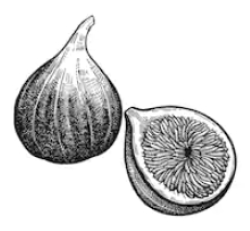
#> input picture paper/Computer_Society_LaTeX_template/dad_case_contactsheet.png, 250 x 231 px
$ python -i make_emnlp_oral_figures.py   (imports and definitions only)
#> lines starting #> are read from the running program, lines starting #| are printed output that depends on the picture
#!/usr/bin/env python3
"""Build paper-facing EMNLP figures for the oral-readiness candidate.

The framework figure may use a GPT Image 2 bitmap as a subdued visual base, but
all scientific labels and geometry are drawn deterministically here.
"""

from __future__ import annotations

from pathlib import Path

import matplotlib.pyplot as plt
from matplotlib.patches import FancyArrowPatch, FancyBboxPatch, Rectangle
from PIL import Image, ImageEnhance


ROOT = Path(__file__).resolve().parents[2]
FIG_DIR = ROOT / "paper" / "figures"
OUT_DIR = Path(__file__).resolve().parent / "gpt_image2_framework" / "outputs"

W, H = 2400, 1220


COLORS = {
    "ink": "#1f2937",
    "muted": "#667085",
    "line": "#344054",
    "grid": "#d0d5dd",
    "bg": "#fbfcfd",
    "blue": "#1d70b8",
    "purple": "#7357b8",
    "amber": "#c45f0b",
    "red": "#c9341f",
    "teal": "#008d75",
    "green": "#0b7a53",
}


def latest_image2_base() -> Path | None:
    candidates = sorted(OUT_DIR.glob("*/insight_teaser_00.png"))
    return candidates[-1] if candidates else None


def prep_background(base_path: Path | None) -> Image.Image:
    bg = Image.new("RGB", (W, H), COLORS["bg"])
    if not base_path:
        return bg

    img = Image.open(base_path).convert("RGB")
#> img is the input picture: PIL image 250x231 RGB; min 0, max 255, mean 214.6
    scale = max(W / img.width, H / img.height)
#> scale = 9.6
    resized = img.resize((int(img.width * scale), int(img.height * scale)))
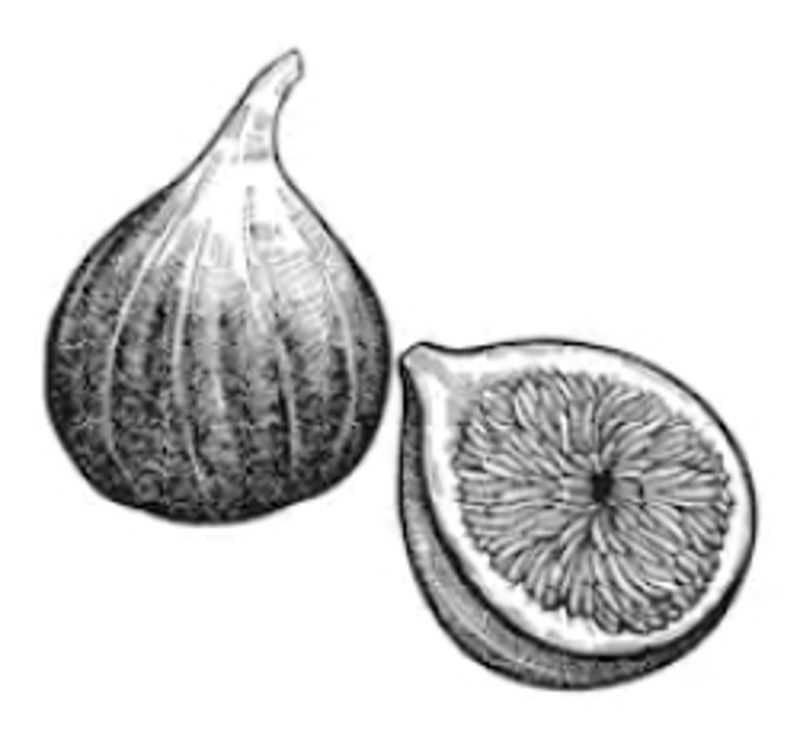
#> resized: PIL image 2400x2217 RGB (shown at 1/3 size); min 0, max 255, mean 214.5
    left = (resized.width - W) // 2
#> left = 0
    top = (resized.height - H) // 2
#> top = 498
    crop = resized.crop((left, top, left + W, top + H))
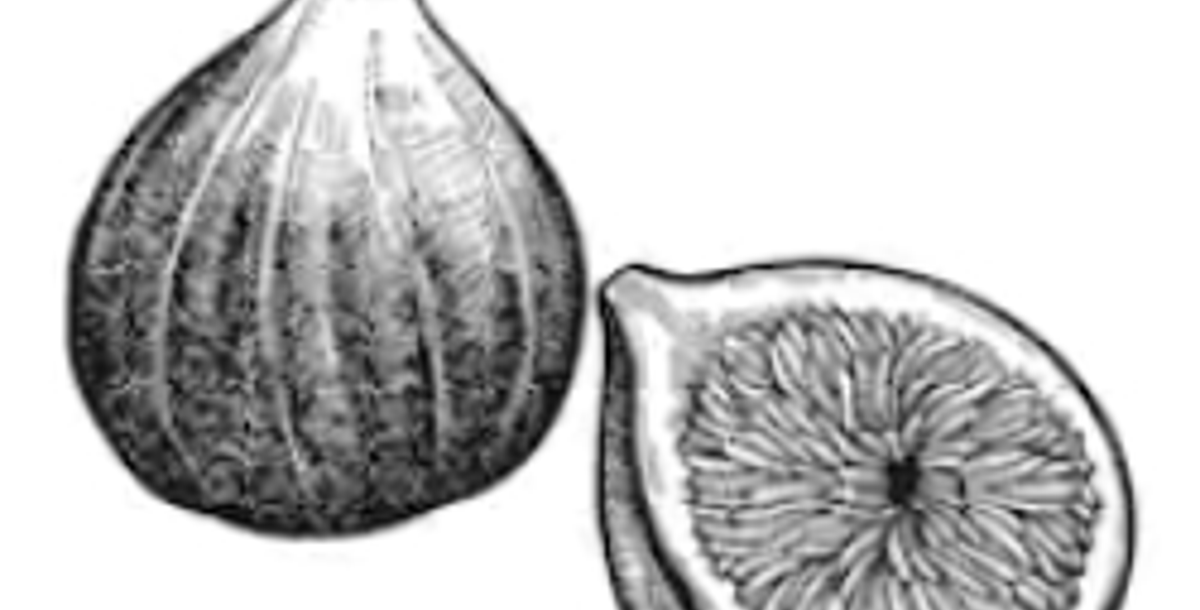
#> crop: PIL image 2400x1220 RGB (shown at 1/2 size); min 0, max 255, mean 193.8
    crop = ImageEnhance.Color(crop).enhance(0.55)
    crop = ImageEnhance.Contrast(crop).enhance(0.72)
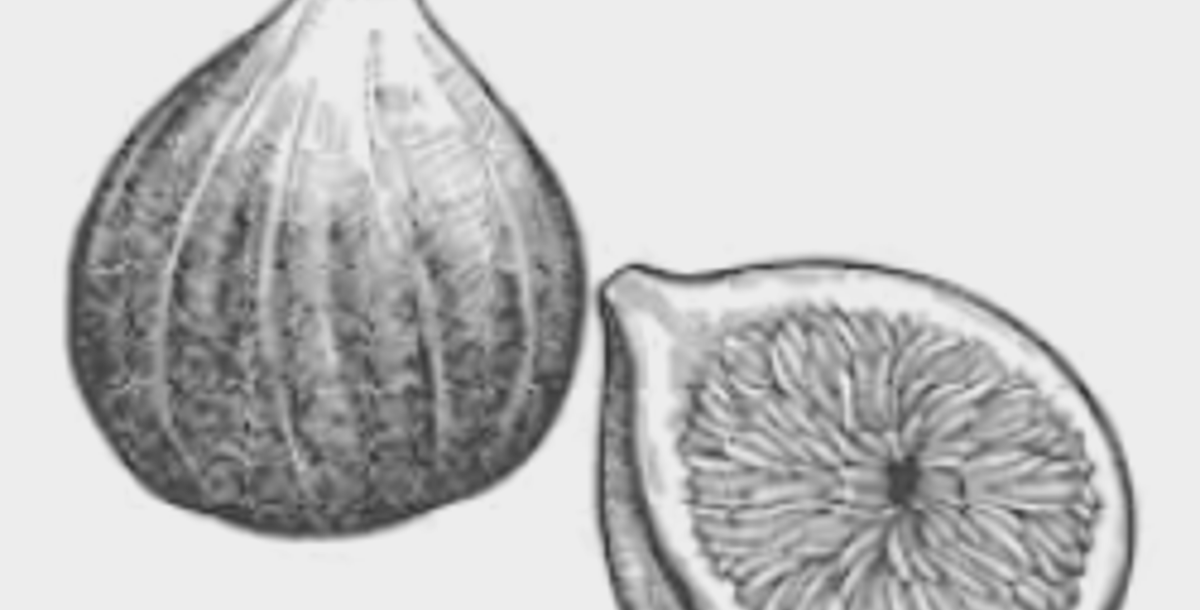
#> crop: PIL image 2400x1220 RGB (shown at 1/2 size); min 54, max 237, mean 193.2
    crop = ImageEnhance.Brightness(crop).enhance(1.08)
    return Image.blend(bg, crop, 0.16)
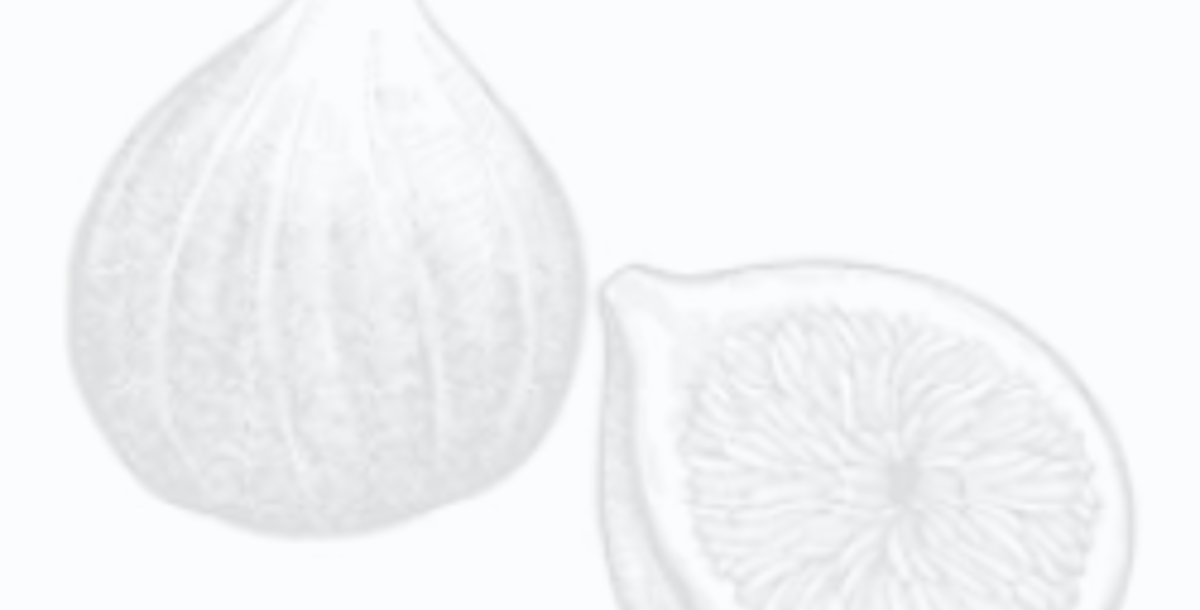
#> returned value: PIL image 2400x1220 RGB (shown at 1/2 size); mean R, G, B 243.6, 244.5, 245.4


# [52 lines left out: functions card, arrow, not called in this run]


def small_label(ax, x, y, text, color=COLORS["muted"], size=6.5, weight="regular"):
    ax.text(x, y, text, ha="center", va="center", fontsize=size, color=color, fontweight=weight)


# [99 lines left out: functions build_framework, main, not called in this run]


# [2 lines not run here, left out]

>>> result = prep_background('../Computer_Society_LaTeX_template/dad_case_contactsheet.png')

$ run again, on paper/neurips2026/dad_case_contactsheet.jpg
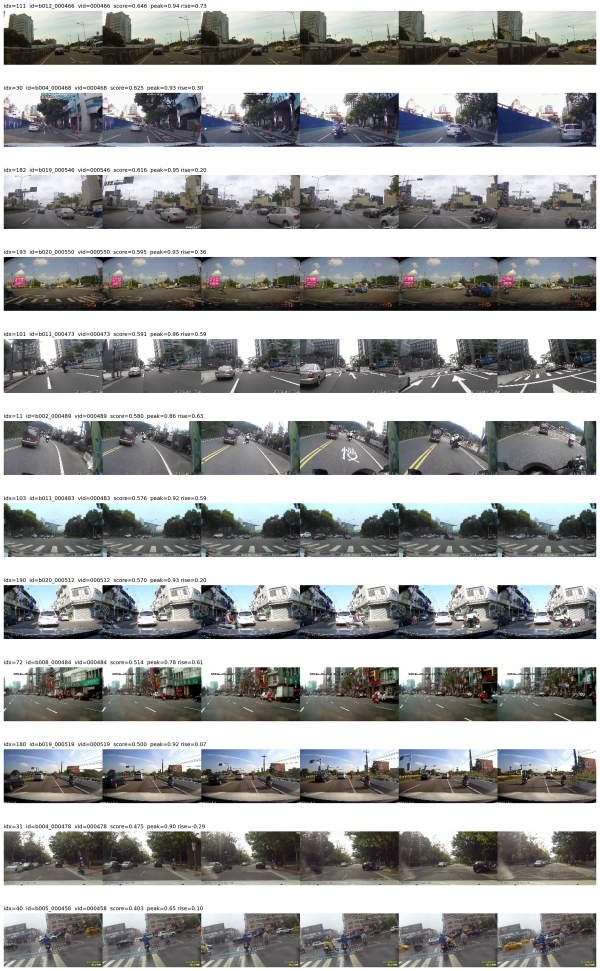
#> input picture paper/neurips2026/dad_case_contactsheet.jpg, 1800 x 2913 px (shown at 1/3 size)
#> in prep_background, img is the input picture: PIL image 1800x2913 RGB; mean R, G, B 160.3, 161, 160.4
#> in prep_background, `crop = ImageEnhance.Contrast(crop).enhance(0.72)`:
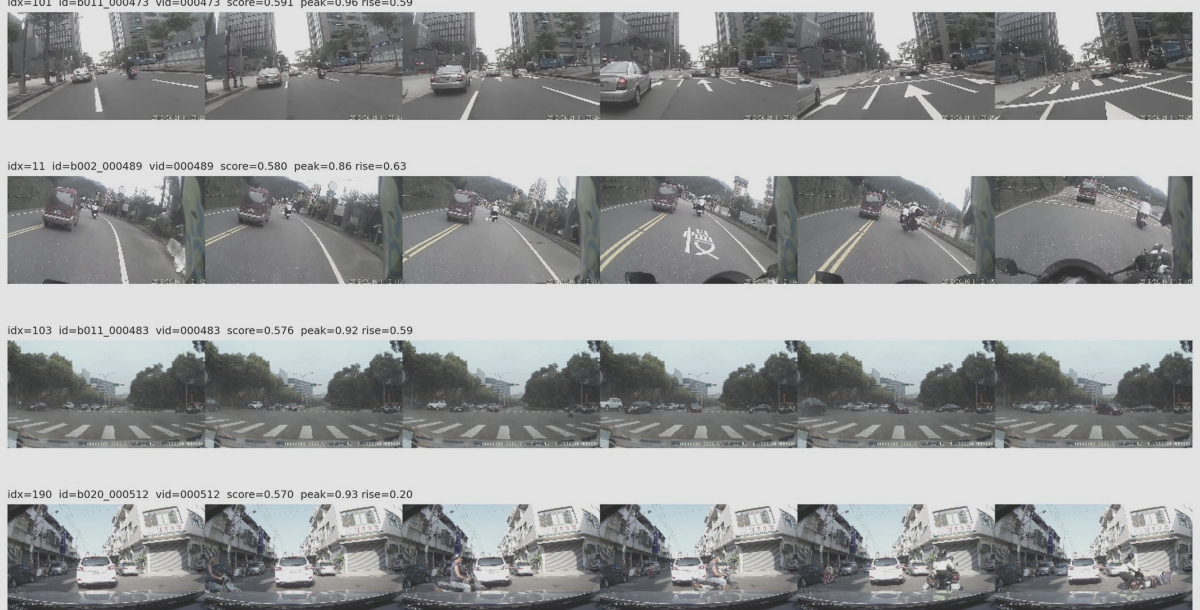
#> crop: PIL image 2400x1220 RGB (shown at 1/2 size); mean R, G, B 154.8, 156.2, 156.5
#> in prep_background, `return Image.blend(bg, crop, 0.16)`:
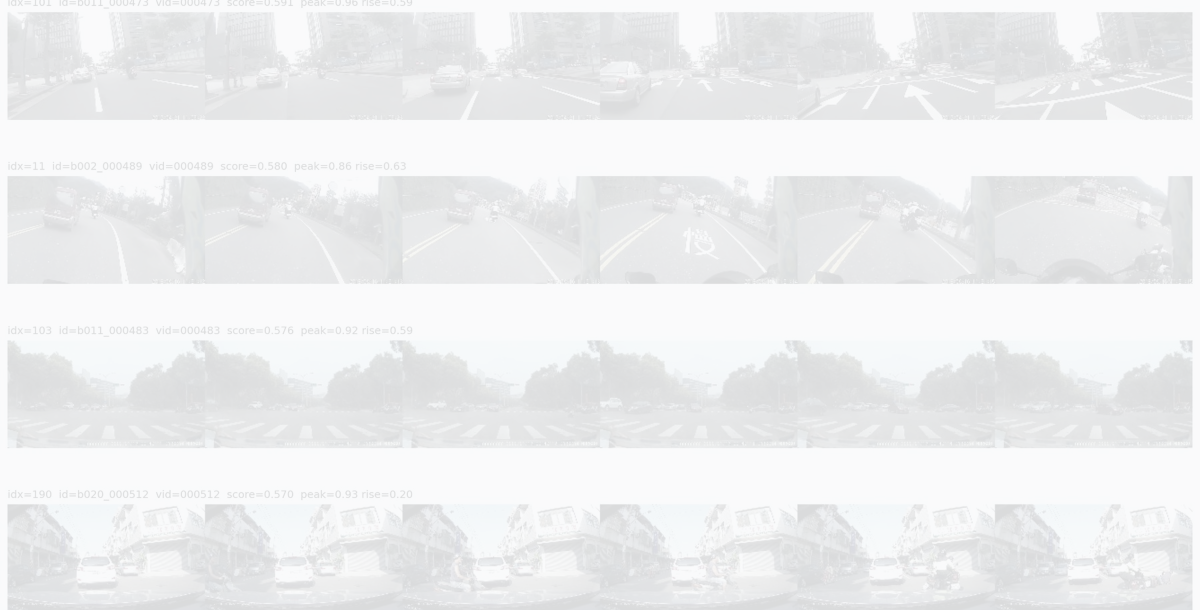
#> returned value: PIL image 2400x1220 RGB (shown at 1/2 size); mean R, G, B 237.2, 238, 239
